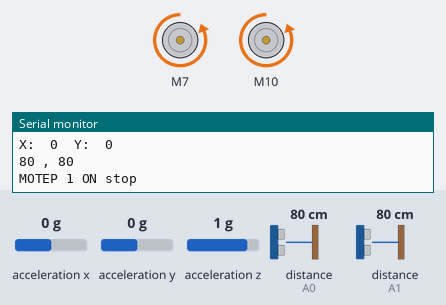
Bench run of a sketch on a simulated Arduino Uno, built with avr-gcc and run on an emulated ATmega328P. On the bench: 2 × DC motor (green arrow = forward, orange = backward, longer = faster), the last lines printed to the serial monitor. The test bench sets the inputs (shaded band); at power-on: distance to the obstacle (sensors on A1, A0) 80 cm, acceleration x 0 g, acceleration y 0 g, acceleration z 1 g.

Above: at 1.2 s.
1.3 s: distance to the obstacle (sensor on A1) set to 38 cm
2.8 s: distance to the obstacle (sensor on A1) set to 32 cm
At 3.7 s:
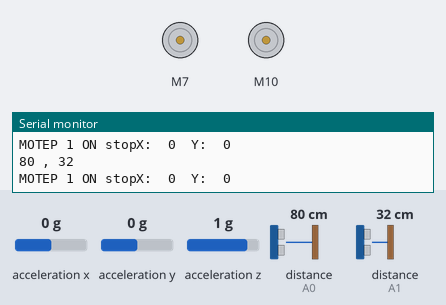
4.3 s: acceleration x set to -1.4 g
At 4.9 s:
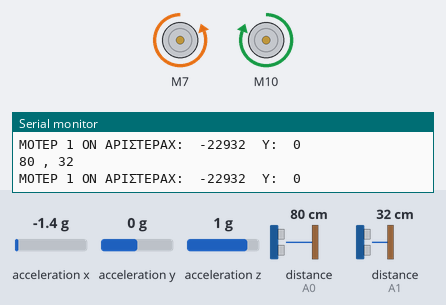
5.8 s: distance to the obstacle (sensor on A0) set to 45 cm
8.8 s: distance to the obstacle (sensor on A0) set to 37 cm
At 9.4 s:
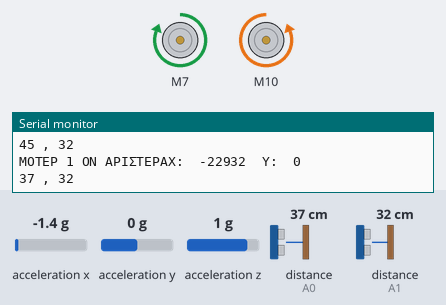
Timing chart, 0 to 11.3 s (numbered marks = the images above; inputs shaded):
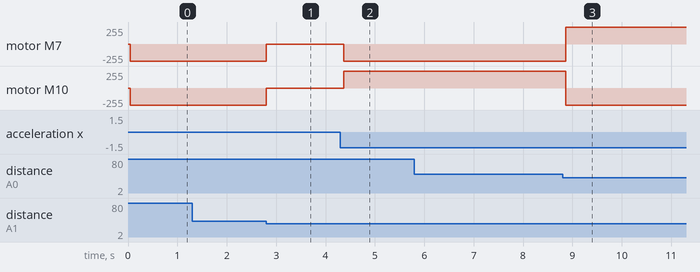

Measured:
- the behaviour switches between 36 and 35 cm on distance to the obstacle (sensor on A1) (found by bisection; images 0 and 1)
- the behaviour switches between 40 and 39 cm on distance to the obstacle (sensor on A0) (found by bisection; images 2 and 3)
- after the input at 1.3 s, every drawn part: stays the same
- after the input at 2.8 s, motor M7, motor M10: backward 255/255 → stopped at once
- after the input at 4.3 s, motor M7: stopped → backward 255/255 after 0.07 s; motor M10: stopped → forward 255/255 after 0.07 s
- after the input at 8.8 s, motor M7: backward 255/255 → forward 255/255 after 0.06 s; motor M10: forward 255/255 → backward 255/255 after 0.06 s

The sketch:

robowheelsDC.ino
```cpp
#include <SharpIR.h>
#include <Wire.h>
#include <Adafruit_MMA8451.h>
#include <Adafruit_Sensor.h>
#include <L298N.h>


// ΜΕΤΑΒΛΗΤΕΣ ΓΙΑ ΤΟ ΑΡΙΣΤΕΡΟ ΜΟΤΕΡ
const unsigned int IN3 = 10;
const unsigned int IN4 = 11;
const unsigned int EN2 = 12;

//ΜΕΤΑΒΛΗΤΕΣ ΓΙΑ ΤΟ ΔΕΞΙ ΜΟΤΕΡ
const unsigned int IN1 = 7;
const unsigned int IN2 = 8;
const unsigned int EN = 9;

// Create one motor instance
L298N motor(EN, IN1, IN2);
L298N motor2(EN2, IN3, IN4);


int distance1;
int distance2;

SharpIR sensor1 ( SharpIR:: GP2Y0A21YK0F, A0);
SharpIR sensor2 ( SharpIR:: GP2Y0A21YK0F, A1);

Adafruit_MMA8451 mma = Adafruit_MMA8451();

void setup() {

Serial.begin(9600);


motor.setSpeed(255);
motor2.setSpeed(255);

 Serial.println("Adafruit MMA8451 test!");


  if (! mma.begin()) {
    Serial.println("Couldnt start");
    while (1);
  }
  Serial.println("MMA8451 found!");


}


void loop() {

// Διαβαζουμε τις τιμες του αισθητηρα mma8451
   mma.read();
  Serial.print("X:\t"); Serial.print(mma.x);
  Serial.print("\tY:\t"); Serial.print(mma.y);
  Serial.println();

 distance1 = sensor1.getDistance();
 distance2 = sensor2.getDistance();

Serial.print(distance1);
Serial.print(" , ");
Serial.println(distance2);


// ελεγχουμε τις συνθηκες για να παει το μοτερ μπροστα

if (distance1 >= 40 and distance2 <= 35 && mma.y >= 1800) {

Serial.print("ΜΟΤΕΡ 1 μπροστα");

 motor.forward();
 motor2.forward();


}

// ελεγχουμε τις συνθηκες για να παει το μοτερ πισω
if (distance1 >= 40 and distance2 <= 35 && mma.y <= -1800) {

Serial.print("ΜΟΤΕΡ 1 ON ΠΙΣΩ");
motor.backward();
motor2.backward();

}
//ελεγχουμε τις συνθηκες για να στριξει το μοτερ δεξια
if (distance1 >= 40 and distance2 <= 35 && mma.x >= 1400) {

Serial.print("ΜΟΤΕΡ 1 ΔΕΞΙΑ");
motor.forward();
motor2.backward();
}


// ελεγχουμε τις συνθηκες για να παει το μοτερ αριστερα
if (distance1 >= 40 and distance2 <= 35 && mma.x <= -1400) {

Serial.print("ΜΟΤΕΡ 1 ON ΑΡΙΣΤΕΡΑ");
 motor.backward();
 motor2.forward();

}

if ((mma.x > -300 and mma.x <  300) or (mma.y > 300 and mma.y < 300)) {

 Serial.print("ΜΟΤΕΡ 1 ON stop");
 motor.stop();
 motor2.stop();

}

if (distance2 > 35) {

  do{
  motor.backward();
  motor2.backward();
  distance2 = sensor2.getDistance();
  }while(distance2 > 35);
 motor.stop();
 motor2.stop();
}


if (distance1 < 40) {

 do{
 motor.forward();
 motor2.backward();
 distance1 = sensor1.getDistance();
 }while(distance1 < 40);
 motor.stop();
 motor2.stop();
}

}
```
